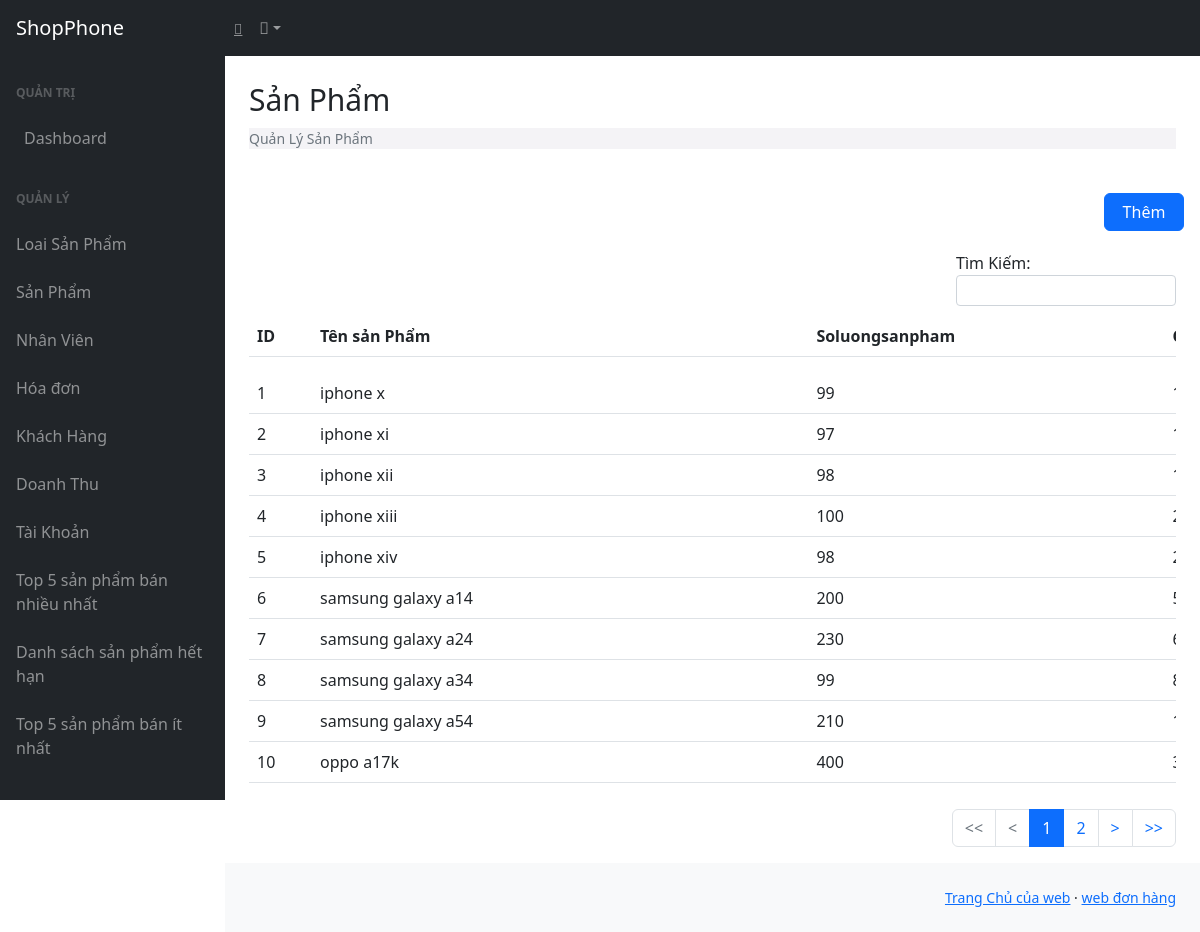
Page /frontendPHP/sanpham.php on the committed database.
### tables this page shows
CREATE TABLE `sanpham` (
  `idsp` int(11) NOT NULL,
  `tensp` varchar(255) NOT NULL,
  `loaisp` varchar(255) DEFAULT NULL,
  `gia` int(20) DEFAULT NULL,
  `soluong` int(50) NOT NULL,
  `img` blob NOT NULL
);

### frontendPHP/sanpham.php (the view, shortened to what this page needs)
<?php
$conn = mysqli_connect("localhost","root","","mobile","3307") or die();
  ?>
<?php
require "../inc/header.php";
?>
<div id="layoutSidenav_content">
    <main>
        <div class="container-fluid px-4">
            <h1 class="mt-4" style="font-size: 30px;">Sản Phẩm</h1>
            <ol class="breadcrumb mb-4" style="font-size: 14px; background: #f4f3f6;">
                <li class="breadcrumb-item active">Quản Lý Sản Phẩm</li>
            </ol>
            <div class="row" style=" margin-right: -20px;">
                <div style="margin: 20px 0px; display: flex; justify-content: right; margin-right: -20px;">
                    <button style="width:80px;" type="button" class="btn btn-primary" data-bs-toggle="modal"
                        data-bs-target="#them">
                        Thêm
                    </button>
                </div>
            </div>
            <div class="row">
                <table id="sanpham" class="display table table-hover" style="width:120%">
                    <thead>
                        <tr>
                            <th>ID</th>
                            <th>Tên sản Phẩm</th>
                            <th>Soluongsanpham</th>
                            <th>Giá</th>
                        </tr>
                    </thead>
                    <?php
                     $sql = "select * from sanpham";
                     $query = mysqli_query($conn,$sql);
                     $num = mysqli_num_rows($query);
                     if($num > 0 ){
                        while($row = mysqli_fetch_array($query)){
                    ?>
                    <tr>
                        <td><?php echo $row["idsp"]?></td>
                        <td><?php echo $row["tensp"]?></td>
                        <td><?php echo $row["soluong"]?></td>
                        <td><?php echo $row["gia"]?></td>
                    </tr>
                    <?php
                         }
                        }
                    ?>
                </table>
            </div>
            </div>
    </main>
    <div>
        <?php
            require "../inc/footer.php";
            ?>
    </div>
</div>
</body>
</html>

### inc/header.php (shortened to what this page needs)
<!DOCTYPE html>
<html lang="en">
<head>
     <link href="css/styles.css" rel="stylesheet" />
     <link href="https://canvasjs.com/assets/css/jquery-ui.1.11.2.min.css" rel="stylesheet" />
     <link rel="stylesheet" href="https://maxcdn.bootstrapcdn.com/font-awesome/4.4.0/css/font-awesome.min.css">
     <link href ="css/index.css"  rel="stylesheet" />
     <link href ="css/editor.css" rel="stylesheet" />
</head>
<body class="sb-nav-fixed">
    <nav class="sb-topnav navbar navbar-expand navbar-dark bg-dark">
        <a class="navbar-brand ps-3"  href="index.php">ShopPhone</a>
        <button class="btn btn-link btn-sm order-1 order-lg-0 me-4 me-lg-0" id="sidebarToggle" href="#!"><i
                class="fas fa-bars"></i></button>
        <ul class="navbar-nav ms-auto ms-md-0 me-3 me-lg-4">
            <li class="nav-item dropdown">
                <a class="nav-link dropdown-toggle" id="navbarDropdown" href="#" role="button" data-bs-toggle="dropdown"
                    aria-expanded="false"><i class="fas fa-user fa-fw"></i></a>
            </li>
        </ul>
    </nav>
    <div id="layoutSidenav">
        <div id="layoutSidenav_nav">
            <nav class="sb-sidenav accordion sb-sidenav-dark" id="sidenavAccordion">
                <div class="sb-sidenav-menu">
                    <div class="nav">
                        <div class="sb-sidenav-menu-heading">Quản Trị</div>
                        <a class="nav-link" href="index.php">
                            Dashboard
                        </a>
                        <div class="sb-sidenav-menu-heading">Quản Lý</div>
                        <div  aria-labelledby="headingOne"
                            data-bs-parent="#sidenavAccordion">
                            <nav>
                                <a class="nav-link" href="loaisanpham.php">Loai Sản Phẩm</a>
                                <a class="nav-link" href="sanpham.php">Sản Phẩm</a>
                                <a class="nav-link" href="nhanvien.php">Nhân Viên</a>
                                <a class="nav-link" href="hoadon.php">Hóa đơn</a>
                                <a class="nav-link" href="khachhang.php">Khách Hàng</a>
                                <a class="nav-link" href="doanhthu.php">Doanh Thu</a>
                                <a class="nav-link" href="taikhoan.php">Tài Khoản</a>
                                <a class="nav-link" href="top5.php">Top 5 sản phẩm bán nhiều nhất</a>
                                <a class="nav-link" href="danhsanhhethan.php">Danh sách sản phẩm hết hạn</a>
                                <a class="nav-link" href="tọpitnhat.php">Top 5 sản phẩm bán ít nhất</a>
                            </nav>
                        </div>
                    </div>
                </div>
            </nav>
        </div>

### inc/footer.php (shortened to what this page needs)
<footer class="py-4 bg-light mt-auto">
                <div class="container-fluid px-4">
                    <div class="d-flex align-items-center justify-content-between small">
                        <div>
                            <a href="#">Trang Chủ của web</a>
                            &middot;
                            <a href="#">web đơn  hàng</a>
                        </div>
                    </div>
                </div>
            </footer>

### frontendPHP/css/editor.css (style rules this page uses)
h1 { margin-top:10px; line-height:40px; }

### rows in the picture
sanpham: idsp "1", tensp "iphone x", soluong "99"
sanpham: idsp "2", tensp "iphone xi", soluong "97"
sanpham: idsp "3", tensp "iphone xii", soluong "98"
sanpham: idsp "4", tensp "iphone xiii", soluong "100"
sanpham: idsp "5", tensp "iphone xiv", soluong "98"
sanpham: idsp "6", tensp "samsung galaxy a14", soluong "200"
sanpham: idsp "7", tensp "samsung galaxy a24", soluong "230"
sanpham: idsp "8", tensp "samsung galaxy a34", soluong "99"
sanpham: idsp "9", tensp "samsung galaxy a54", soluong "210"
sanpham: idsp "10", tensp "oppo a17k", soluong "400"
